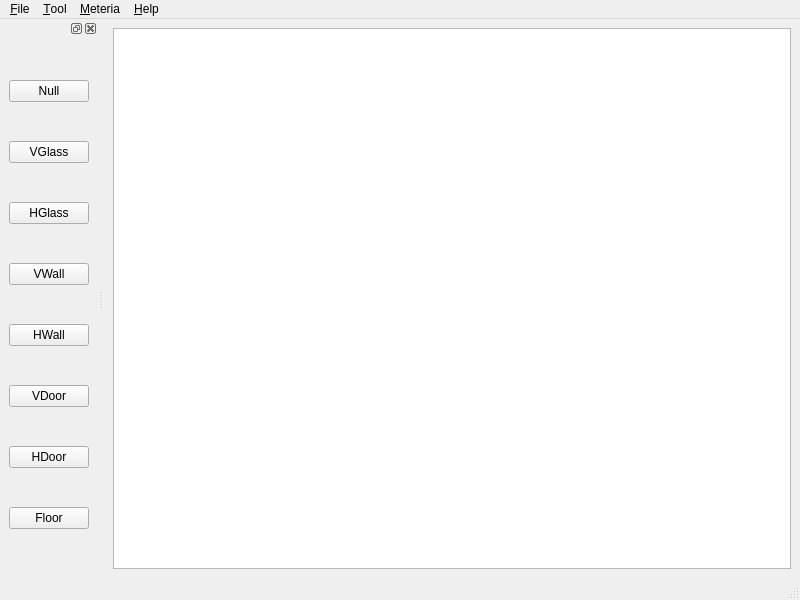
<?xml version="1.0" encoding="UTF-8"?>
<ui version="4.0">
 <class>MapEditor</class>
 <widget class="QMainWindow" name="MapEditor">
  <property name="geometry">
   <rect>
    <x>0</x>
    <y>0</y>
    <width>800</width>
    <height>600</height>
   </rect>
  </property>
  <property name="windowTitle">
   <string>MainWindow</string>
  </property>
  <widget class="QWidget" name="centralwidget">
   <layout class="QHBoxLayout" name="horizontalLayout">
    <item>
     <widget class="QTableWidget" name="tableWidget">
      <attribute name="horizontalHeaderDefaultSectionSize">
       <number>55</number>
      </attribute>
      <attribute name="horizontalHeaderMinimumSectionSize">
       <number>55</number>
      </attribute>
      <attribute name="verticalHeaderDefaultSectionSize">
       <number>30</number>
      </attribute>
      <attribute name="verticalHeaderMinimumSectionSize">
       <number>30</number>
      </attribute>
     </widget>
    </item>
   </layout>
  </widget>
  <widget class="QStatusBar" name="statusbar"/>
  <widget class="QMenuBar" name="menuBar">
   <property name="geometry">
    <rect>
     <x>0</x>
     <y>0</y>
     <width>800</width>
     <height>25</height>
    </rect>
   </property>
   <widget class="QMenu" name="menu_File">
    <property name="title">
     <string>&amp;File</string>
    </property>
    <addaction name="action_New"/>
    <addaction name="action_Open"/>
    <addaction name="action_Save"/>
    <addaction name="separator"/>
    <addaction name="action_Quit"/>
   </widget>
   <widget class="QMenu" name="menu_Tool">
    <property name="title">
     <string>&amp;Tool</string>
    </property>
    <addaction name="actionTool_Dialog"/>
    <addaction name="separator"/>
    <addaction name="action_View"/>
    <addaction name="actionAdd_new_row"/>
    <addaction name="actionAdd_new_Column"/>
    <addaction name="separator"/>
    <addaction name="actionSet_Row_size"/>
    <addaction name="actionSet_Column_size"/>
    <addaction name="separator"/>
    <addaction name="actionGo_to_cell"/>
   </widget>
   <widget class="QMenu" name="menu_Help">
    <property name="title">
     <string>&amp;Help</string>
    </property>
    <addaction name="action_About_us"/>
    <addaction name="actionVersion"/>
   </widget>
   <widget class="QMenu" name="menuMeteria">
    <property name="title">
     <string>&amp;Meteria</string>
    </property>
    <addaction name="actionWood"/>
    <addaction name="actionGlass"/>
    <addaction name="actionClay"/>
   </widget>
   <addaction name="menu_File"/>
   <addaction name="menu_Tool"/>
   <addaction name="menuMeteria"/>
   <addaction name="menu_Help"/>
  </widget>
  <widget class="QDockWidget" name="dockWidget">
   <attribute name="dockWidgetArea">
    <number>1</number>
   </attribute>
   <widget class="QWidget" name="dockWidgetContents_2">
    <layout class="QVBoxLayout" name="verticalLayout">
     <item>
      <widget class="QPushButton" name="nullButton">
       <property name="text">
        <string>Null</string>
       </property>
      </widget>
     </item>
     <item>
      <widget class="QPushButton" name="VGlass">
       <property name="text">
        <string>VGlass</string>
       </property>
      </widget>
     </item>
     <item>
      <widget class="QPushButton" name="HGlass">
       <property name="text">
        <string>HGlass</string>
       </property>
      </widget>
     </item>
     <item>
      <widget class="QPushButton" name="VWall">
       <property name="text">
        <string>VWall</string>
       </property>
      </widget>
     </item>
     <item>
      <widget class="QPushButton" name="HWall">
       <property name="text">
        <string>HWall</string>
       </property>
      </widget>
     </item>
     <item>
      <widget class="QPushButton" name="VDoor">
       <property name="text">
        <string>VDoor</string>
       </property>
      </widget>
     </item>
     <item>
      <widget class="QPushButton" name="HDoor">
       <property name="text">
        <string>HDoor</string>
       </property>
      </widget>
     </item>
     <item>
      <widget class="QPushButton" name="Floor">
       <property name="text">
        <string>Floor</string>
       </property>
      </widget>
     </item>
    </layout>
   </widget>
  </widget>
  <action name="actionNew">
   <property name="text">
    <string>&amp;New</string>
   </property>
  </action>
  <action name="actionOpen">
   <property name="text">
    <string>&amp;Open</string>
   </property>
  </action>
  <action name="actionSave">
   <property name="text">
    <string>&amp;Save</string>
   </property>
  </action>
  <action name="actionQuit">
   <property name="text">
    <string>quit</string>
   </property>
  </action>
  <action name="actionQuit_2">
   <property name="text">
    <string>&amp;Quit</string>
   </property>
  </action>
  <action name="actionFloor">
   <property name="text">
    <string>floor</string>
   </property>
  </action>
  <action name="actionDoor">
   <property name="text">
    <string>door</string>
   </property>
  </action>
  <action name="actionWindow">
   <property name="text">
    <string>window</string>
   </property>
  </action>
  <action name="actionTree">
   <property name="text">
    <string>tree</string>
   </property>
  </action>
  <action name="actionFlower">
   <property name="text">
    <string>flower</string>
   </property>
  </action>
  <action name="actionGrass">
   <property name="text">
    <string>grass</string>
   </property>
  </action>
  <action name="action_Tool">
   <property name="text">
    <string>&amp;Tool</string>
   </property>
  </action>
  <action name="actionAbout_funcatching">
   <property name="text">
    <string>About funcatching</string>
   </property>
  </action>
  <action name="action_New">
   <property name="text">
    <string>&amp;New</string>
   </property>
  </action>
  <action name="action_Open">
   <property name="text">
    <string>&amp;Open</string>
   </property>
  </action>
  <action name="action_Save">
   <property name="text">
    <string>&amp;Save</string>
   </property>
  </action>
  <action name="action_Quit">
   <property name="text">
    <string>&amp;Quit</string>
   </property>
  </action>
  <action name="actionTool_Dialog">
   <property name="text">
    <string>Tool &amp;Dialog</string>
   </property>
  </action>
  <action name="action_About_us">
   <property name="text">
    <string>&amp;About us</string>
   </property>
  </action>
  <action name="actionVersion">
   <property name="text">
    <string>Version</string>
   </property>
  </action>
  <action name="action_View">
   <property name="text">
    <string>&amp;View</string>
   </property>
  </action>
  <action name="actionAdd_new_row">
   <property name="text">
    <string>add new &amp;Row</string>
   </property>
  </action>
  <action name="actionAdd_new_Column">
   <property name="text">
    <string>add new &amp;Column</string>
   </property>
  </action>
  <action name="actionWood">
   <property name="text">
    <string>Wood</string>
   </property>
  </action>
  <action name="actionGlass">
   <property name="text">
    <string>Glass</string>
   </property>
  </action>
  <action name="actionClay">
   <property name="text">
    <string>Clay</string>
   </property>
  </action>
  <action name="actionSet_Row_size">
   <property name="text">
    <string>set Row size</string>
   </property>
  </action>
  <action name="actionSet_Column_size">
   <property name="text">
    <string>set Column size</string>
   </property>
  </action>
  <action name="actionGo_to_cell">
   <property name="text">
    <string>Go to cell</string>
   </property>
  </action>
 </widget>
 <resources/>
 <connections/>
</ui>
